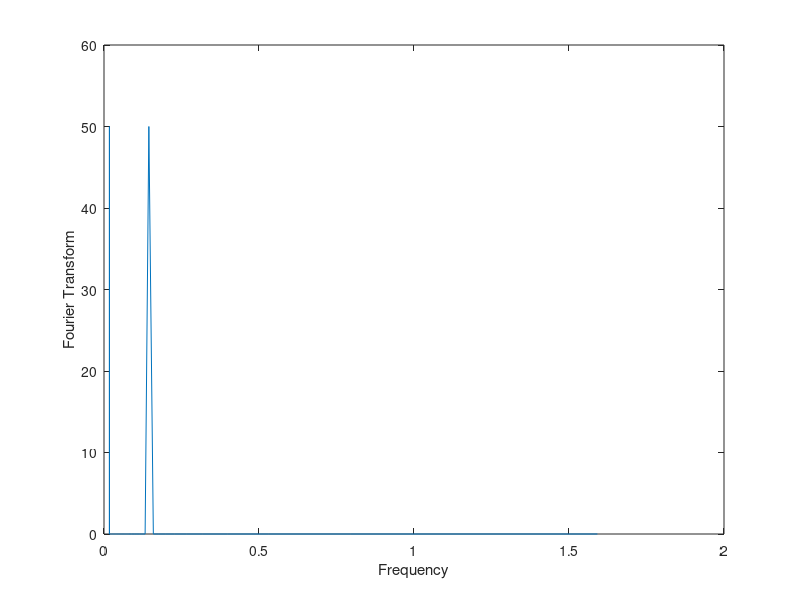

This chart was generated by the following MATLAB code:
n=100;
dt=pi/5;

for i=1:1:n 
    t(i)=dt*i;
    y(i)=sin(t(i));
    f(i)=1/t(i);
   
end

FFT=fft(y)
a=abs(FFT)
plot(f,a)
xlabel('Frequency')
ylabel('Fourier Transform')

